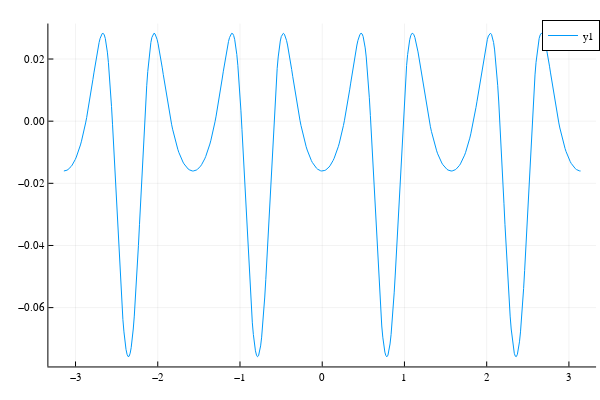

The notebook cell saved with this chart:
### Code cell
plot(imrange, real.(Mimagrange))

### Figure 1 — Plotly figure (JSON) as saved in the notebook; plotly's stock layout.template omitted (floating-point values rounded to 4 significant figures; data arrays with more than 128 entries replaced by an {"elided": "..."} marker saying what was removed)
{"data": [{"colorbar": {"len": 0.9525, "title": "", "x": 0.9934, "y": 0.5139}, "legendgroup": "y1", "line": {"color": "rgba(0, 154, 250, 1.000)", "dash": "solid", "shape": "linear", "width": 1}, "mode": "lines", "name": "y1", "showlegend": true, "type": "scatter", "x": {"elided": "500 float values"}, "xaxis": "x", "y": {"elided": "500 float values"}, "yaxis": "y"}], "layout": {"annotations": [], "height": 400, "legend": {"bgcolor": "rgba(255, 255, 255, 1.000)", "bordercolor": "rgba(0, 0, 0, 1.000)", "borderwidth": 1, "font": {"color": "rgba(0, 0, 0, 1.000)", "family": "sans-serif", "size": 11}, "title": {"font": {"color": "rgba(0, 0, 0, 1.000)", "family": "sans-serif", "size": 15}, "text": ""}, "tracegroupgap": 0, "traceorder": "normal", "x": 1, "xanchor": "auto", "y": 1, "yanchor": "auto"}, "margin": {"b": 20, "l": 0, "r": 0, "t": 20}, "paper_bgcolor": "rgba(255, 255, 255, 1.000)", "plot_bgcolor": "rgba(255, 255, 255, 1.000)", "showlegend": true, "width": 600, "xaxis": {"anchor": "y", "domain": [0.08064, 0.9934], "gridcolor": "rgba(0, 0, 0, 0.100)", "gridwidth": 0.5, "linecolor": "rgba(0, 0, 0, 1.000)", "mirror": false, "range": [-3.33, 3.33], "showgrid": true, "showline": true, "showticklabels": true, "tickangle": 0, "tickcolor": "rgb(0, 0, 0)", "tickfont": {"color": "rgba(0, 0, 0, 1.000)", "family": "sans-serif", "size": 11}, "tickmode": "array", "ticks": "inside", "ticktext": ["−3", "−2", "−1", "0", "1", "2", "3"], "tickvals": [-3, -2, -1, 0, 1, 2, 3], "title": "", "titlefont": {"color": "rgba(0, 0, 0, 1.000)", "family": "sans-serif", "size": 15}, "type": "-", "visible": true, "zeroline": false, "zerolinecolor": "rgba(0, 0, 0, 1.000)"}, "yaxis": {"anchor": "x", "domain": [0.03762, 0.9902], "gridcolor": "rgba(0, 0, 0, 0.100)", "gridwidth": 0.5, "linecolor": "rgba(0, 0, 0, 1.000)", "mirror": false, "range": [-0.07893, 0.03142], "showgrid": true, "showline": true, "showticklabels": true, "tickangle": 0, "tickcolor": "rgb(0, 0, 0)", "tickfont": {"color": "rgba(0, 0, 0, 1.000)", "family": "sans-serif", "size": 11}, "tickmode": "array", "ticks": "inside", "ticktext": ["−0.06", "−0.04", "−0.02", "0.00", "0.02"], "tickvals": [-0.06, -0.04, -0.02, 0, 0.02], "title": "", "titlefont": {"color": "rgba(0, 0, 0, 1.000)", "family": "sans-serif", "size": 15}, "type": "-", "visible": true, "zeroline": false, "zerolinecolor": "rgba(0, 0, 0, 1.000)"}}}
